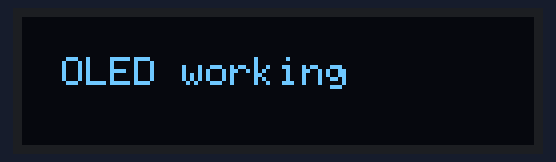
The sketch below on a simulated Arduino Uno, built with avr-gcc and run on an emulated ATmega328P. On the bench: 128×32 one-colour display.

Above: at 0.1 s.

The sketch:

OLED.ino
```cpp
#include <SPI.h>
#include <Wire.h>
#include <Adafruit_GFX.h>
#include <Adafruit_SSD1306.h>

#define SCREEN_WIDTH 128
#define SCREEN_HEIGHT 32
#define OLED_RESET -1
#define SCREEN_ADDRESS 0x3C
Adafruit_SSD1306 display(SCREEN_WIDTH, SCREEN_HEIGHT, &Wire, OLED_RESET);

void setup() {
  Serial.begin(9600);

  if (!display.begin(SSD1306_SWITCHCAPVCC, SCREEN_ADDRESS)) {
    Serial.println(F("SSD1306 allocation failed"));
    for (;;);
  }

  display.clearDisplay();

  display.setTextSize(1);             // Set text size to normal
  display.setTextColor(SSD1306_WHITE); // Set text color to white
  display.setCursor(10, 10);           // Set cursor to position (10, 10)
  display.print(F("OLED working")); // Display the message
  display.display();                   // Render the text to the screen
}

void loop() {
  // Nothing to do in the loop
}
```
